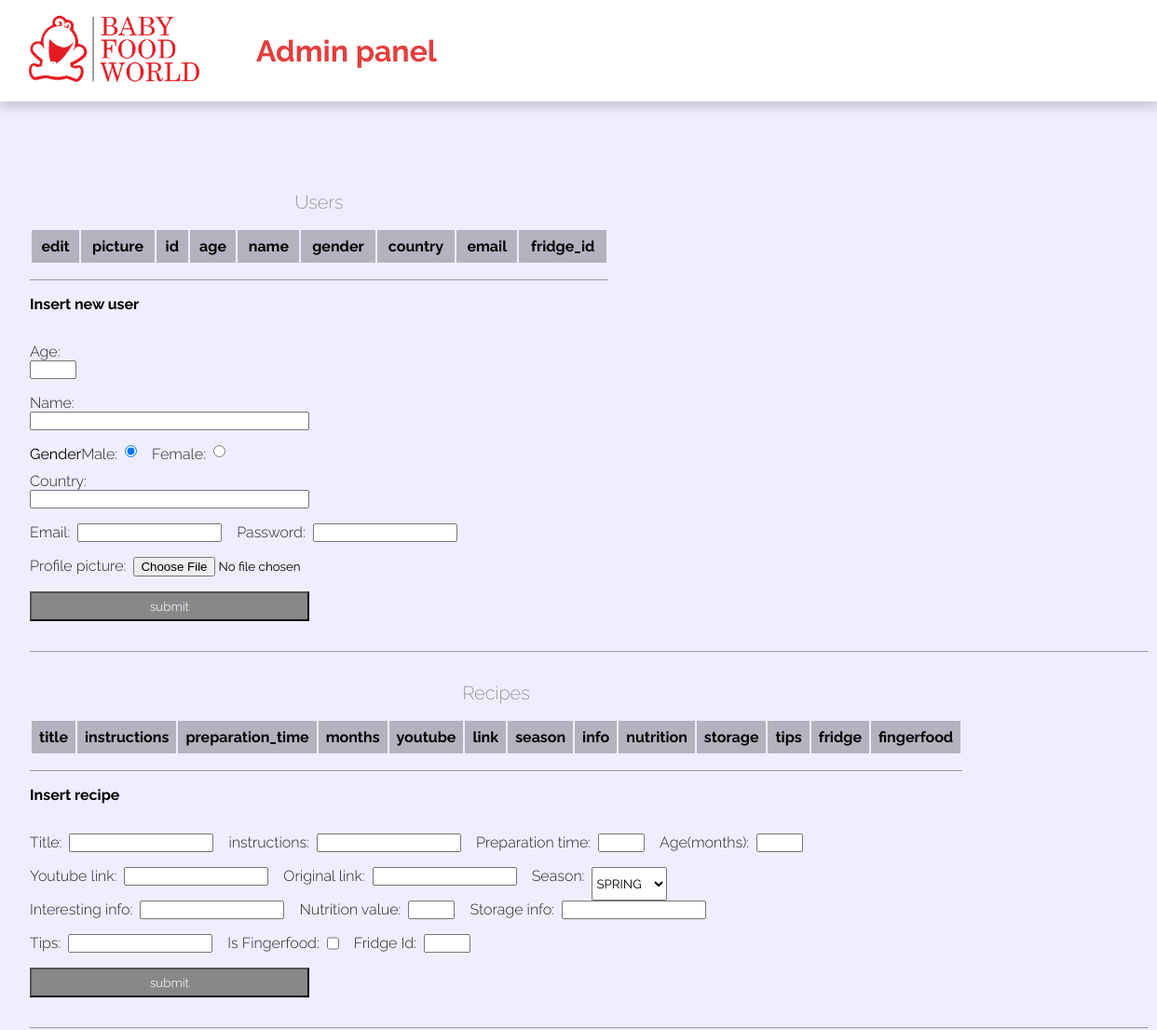
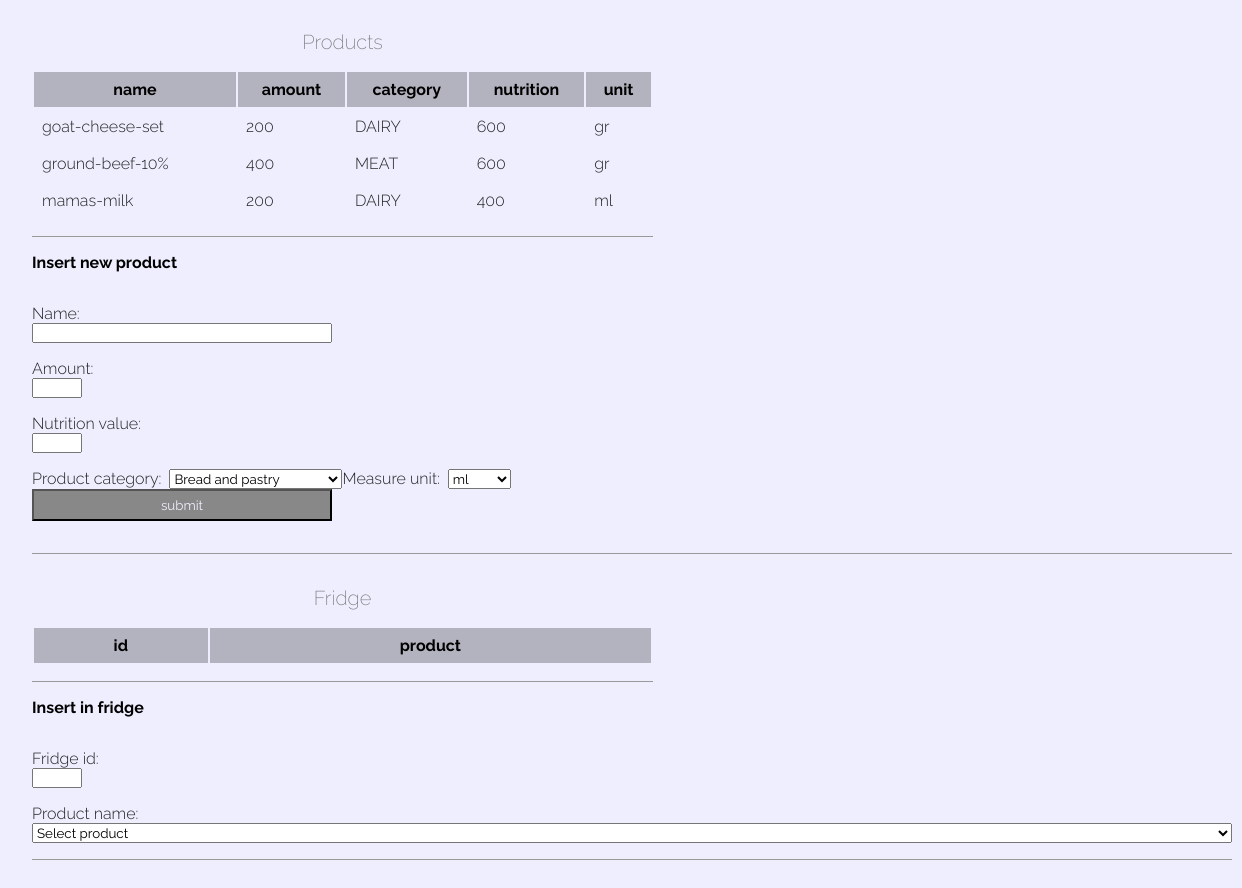
The page / on the database its author committed (2 pictures, top to bottom).
### tables this page shows
CREATE TABLE product
(
    name                VARCHAR(140) NOT NULL,
    amount              FLOAT NOT NULL,
    product_category    
        ENUM(
        'BREAD_AND_PASTRY', 
        'FRUITS', 
        'VEGETABLES', 
        'SPICES', 
        'GRAINS', 
        'DAIRY',
        'MEAT', 
        'SEAFOOD',
        'OTHERS',
        'DRINKS',
        'NONE',
        'FROZEN_AND_CONVENIENCE'
    ),
    nutrition_value     INT,
    measure_unit        
    ENUM(
        'ml', 
        'l', 
        'gr', 
        'kg', 
        'pieces', 
        'cup',
        'cups', 
        'tsp',
        'tbsp',
        'pinch',
        'none',
        'clove',
        'can',
        'cans',
        'slice',
        'slices'
    ),
    PRIMARY KEY (name)

);

### DbConnection.php (called while the page is built, shortened)
<?php
class DbConnection
{
    public $conn = null;
    public function __construct()
    {
        include_once "locals.php";
        $db   = "kitchen_db";
        $host = "127.0.0.1";
        $cset = "utf8";
        $user = $dbuser;
        $pass = $dbpass;
        $dsn  = "mysql:host=$host;dbname=$db;charset=$cset";
        $opts =
        [
            PDO::ATTR_ERRMODE            => PDO::ERRMODE_EXCEPTION,
            PDO::ATTR_DEFAULT_FETCH_MODE => PDO::FETCH_ASSOC,
            PDO::ATTR_EMULATE_PREPARES   => FALSE
        ];
        try
        {
            $this->conn = new PDO($dsn, $user, $pass, $opts);
        }
        catch (PDOException $e)
        {
            throw new PDOException($e->getMessage(), (int)$e->getCode());
        }
    }
    public function query($sql)
    {
        return $this->conn->query($sql)
                          ->fetchAll();
    }
}

### locals.php (called while the page is built, shortened)
<?php
$dbuser = "root";
$dbpass = "2009";

### BaseManager.php (the view, shortened to what this page needs)
<?php
class BaseManager
{
    public function __construct( $db )
    {
        $this->db = $db;
    }
    public function body()
    {
        $html = "";
        foreach ($this->read_all() as $row)
        {
            $html .= '<tr>';
            foreach($row as $column)
            {
                $html .= '<td>' . $column . '</td>';
            }
            $html .= '</tr>';
        }
        return $html;
    }
}

### index.php (shortened to what this page needs)
<?php
    include_once "DbConnection.php";
?>
<!DOCTYPE html>
<html>
  <head>
    <link rel="stylesheet" href="assets/css/style.css">
   </head>
  <body>
    <header class="babyfoodworld">
      <img src="assets/logo-small.png" class="logo">
      <h1>Admin panel</h1>
    </header>
    <main>
      <div id="view-container" class="view">
        <?php
          include "display_users.php";
          include "display_recipes.php";
          include "display_products.php";
          include "display_fridge.php";
        ?>
      </div>
    </main>
  </body>
</html>

### display_users.php (shortened to what this page needs)
<div class="view__container">
  <table class="view__users">
    <caption>Users</caption>
    <thead>
        <?php
            include_once "UserManager.php";
            echo UserManager::head();
        ?>
    </thead>
  </table>
  <h4 class="view__header">Insert new user</h4>
  <form class="view__insert" enctype="multipart/form-data" action="insert_user.php" method="post">
    <label for="age">Age:</label>
    <input type="number" name="age">
    <label for="name">Name:</label>
    <input type="text"   name="name">
    <div class="view__frame">
        <p class="view__topic">Gender</p>
        <label for="male">Male:</label>
        <input type="radio" id="male" value="male" name="gender" checked>
        <label for="female">Female:</label>
        <input type="radio" id="female" value="female" name="gender">
    </div>
    <label for="country">Country:</label>
    <input type="text"   name="country">
    <div class="view__frame">
        <label for="email">Email:</label>
        <input type="text"   name="email">
        <label for="password">Password:</label>
        <input type="password" name="password">
    </div>
    <div class="view__frame">
        <label for="picture">Profile picture:</label>
        <input type="file" name="picture">
    </div>
    <input type="submit" value="submit">
  </form>
</div>

### UserManager.php (shortened to what this page needs)
<?php
include_once "BaseManager.php";
class UserManager extends BaseManager
{
    public static function head()
    {
        $fields =
        [
            "picture",
            "id",
            "age",
            "name",
            "gender",
            "country",
            "email",
            "fridge_id",
        ];
        $html = '<tr><th>edit</th>';
        foreach ($fields as $th)
        {
            $html .= '<th>' . $th . '</th>';
        }
        $html .= '</tr>';
        return $html;
    }
}

### display_recipes.php (shortened to what this page needs)
<div class="view__container">
  <table class="view__recipes">
    <caption>Recipes</caption>
    <thead>
        <?php
            include_once "RecipeManager.php";
            echo RecipeManager::head();
        ?>
    </thead>
  </table>
  <h4 class="view__header">Insert recipe</h4>
  <form class="view__insert" action="insert_recipe.php" method="post">
    <div class="view__frame">
        <label for="title">Title:</label>
        <input type="text" name="title">
        <label for="instructions">instructions:</label>
        <input type="text"  name="instructions">
        <label for="preparation-time">Preparation time:</label>
        <input type="number" name="preparation-time">
        <label for="age-in-months">Age(months):</label>
        <input type="number" name="age-in-months">
    </div>
    <div class="view__frame">
        <label for="youtube-link">Youtube link:</label>
        <input type="text"  name="youtube-link">
        <label for="original-link">Original link:</label>
        <input type="text"  name="original-link">
        <label for="season">Season:</label>
        <select name="season">
            <option value="SPRING">SPRING</option>
        </select>
    </div>
    <div class="view__frame">
        <label for="interesting-info">Interesting info:</label>
        <input type="text"   name="interesting-info">
        <label for="nutrition-value">Nutrition value:</label>
        <input type="number" name="nutrition-value">
        <label for="storage-info">Storage info:</label>
        <input type="text"   name="strorage-info">
    </div>
    <div class="view__frame">
        <label for="tips">Tips:</label>
        <input type="text"     name="tips">
        <label for="is-fingerfood">Is Fingerfood:</label>
        <input type="checkbox" name="is-fingerfood">
        <label for="fridge-id">Fridge Id:</label>
        <input type="number"   name="fridge-id">
    </div>
    <input type="submit" value="submit">
  </form>
</div>

### RecipeManager.php (shortened to what this page needs)
<?php
include_once "BaseManager.php";
class RecipeManager extends BaseManager
{
    public static function head()
    {
        $fields =
        [
            "title",
            "instructions",
            "preparation_time",
            "months",
            "youtube",
            "link",
            "season",
            "info",
            "nutrition",
            "storage",
            "tips",
            "fridge",
            "fingerfood"
        ];
        $html = '<tr>';
        foreach ($fields as $th)
        {
            $html .= '<th>' . $th . '</th>';
        }
        $html .= '</tr>';
        return $html;
    }
}

### display_products.php (shortened to what this page needs)
<div class="view__container">
  <table class="view__products">
    <caption>Products</caption>
    <thead>
        <?php
            include_once "ProductManager.php";
            $manager = new ProductManager( $db );
            echo ProductManager::head();
        ?>
    </thead>
    <tbody>
        <?= $manager->body(); ?>
    </tbody>
  </table>
  <h4 class="view__header">Insert new product</h4>
  <form class="view__insert" action="insert_product.php" method="post">
    <label for="name">Name:</label>
    <input type="text"  name="name">
    <label for="amount">Amount:</label>
    <input type="number"  name="amount">
    <label for="nutrition">Nutrition value:</label>
    <input type="number"  name="nutrition">
    <div class="view__frame">
        <label for="category">Product category:</label>
        <select name="category">
                <option value="BREAD_AND_PASTRY">Bread and pastry</option>
        </select>
        <label for="unit">Measure unit:</label>
        <select name="unit">
                <option value="ML">ml</option>
        </select>
    </div>
    <input type="submit" value="submit">
  </form>
</div>

### ProductManager.php (shortened to what this page needs)
<?php
include_once "BaseManager.php";
class ProductManager extends BaseManager
{
    public static function head()
    {
        $fields =
        [
            "name",
            "amount",
            "category",
            "nutrition",
            "unit"
        ];
        $html = '<tr>';
        foreach ($fields as $th)
        {
            $html .= '<th>' . $th . '</th>';
        }
        $html .= '</tr>';
        return $html;
    }
    public function read_all()
    {
        return $this->db->query( "SELECT * FROM product" );
    }
}

### display_fridge.php (shortened to what this page needs)
<div class="view__container">
  <table class="view__fridge">
    <caption>Fridge</caption>
    <thead>
    <?php
        include_once "FridgeManager.php";
        echo FridgeManager::head();
    ?>
    </thead>
  </table>
  <h4 class="view__header">Insert in fridge</h4>
  <form class="view__insert" action="insert_fridge.php" method="post">
    <label for="fridge">Fridge id:</label>
    <input type="number" name="fridge">
    <label for="product">Product name:</label>
        <select name="category">
                <option value="-">Select product</option>
        </select>
  </form>
</div>

### FridgeManager.php (shortened to what this page needs)
<?php
include_once "BaseManager.php";
class FridgeManager extends BaseManager
{
    public static function head()
    {
        $fields = [ "id", "product" ];
        $html = '<tr>';
        foreach ($fields as $th)
        {
            $html .= '<th>' . $th . '</th>';
        }
        $html .= '</tr>';
        return $html;
    }
}

### assets/css/style.css (style rules this page uses)
* { margin: 0; padding: 0; box-sizing: border-box; font-family: 'Raleway', sans-serif; }
body { background-color: #eef; }
header { position: static; display: flex; background-color: #fff; box-shadow: 0 0 15px 3px rgba(0, 0, 0, 0.25); }
.logo { height: 100px; border-right: 1 solid rgba(0, 0, 0, 0.25); }
h1 { color: #e43d3d; margin: 36px auto 36px 16px; text-shadow: 0 -2px 5px rgb(255, 255, 255); }
main { max-width: 1200px; width: 100vw; margin: 0 32px; }
input[type=submit], button { height: 32px; padding: 4px 32px; background-color: #888; color: #eef; transition: transform .15s ease-in-out; }
.view { padding-top: 64px; }
.view__container { max-width: 1200px; margin: 32px 0; }
.view__container caption { color: #777; font-size: 20px; font-weight: 200; }
.view__container form { padding: 16px 0; border-bottom: 1px solid #999; }
.view__container .view__header { margin: 16px 0; }
.view__container .view__insert { display: flex; flex-direction: column; }
.view__container .view__insert input { max-width: 300px; margin-bottom: 16px; }
.view__container input[type=number] { width: 50px; }
.view__container .view__frame { display: flex; flex-direction: row; }
.view__container .view__frame label { margin-right: 8px; }
.view__container .view__frame input { margin-right: 16px; }
table { min-width: 50vw; max-height: 100vh; padding: 16px 0; border-bottom: 1px solid #999; overflow-x: scroll; overflow-y: scroll; }
table thead { background-color: rgba(0, 0, 0, 0.25); }
tr { cursor: pointer; }
th, td { padding: 8px; }
td, label { color: #222; font-weight: 300; }

### rows shown on the page
product: name "goat-cheese-set", amount "200", product_category "DAIRY", nutrition_value "600", measure_unit "gr"
product: name "ground-beef-10%", amount "400", product_category "MEAT", nutrition_value "600", measure_unit "gr"
product: name "mamas-milk", amount "200", product_category "DAIRY", nutrition_value "400", measure_unit "ml"

### other values the page prints
$th "picture"
$th "id"
$th "age"
$th "name"
$th "gender"
$th "country"
$th "email"
$th "fridge_id"
$th "title"
$th "instructions"
$th "preparation_time"
$th "months"
$th "youtube"
$th "link"
$th "season"
